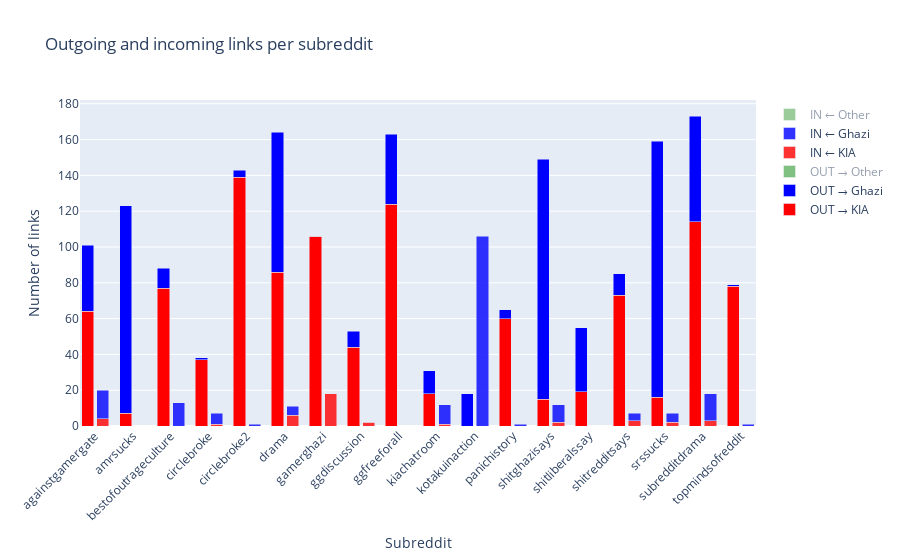

Notebook source saved alongside this figure:
### Markdown cell above
Let's see how these subreddits interact with our main actors

### Code cell
## BAR PLOT LINKS ##

plot_utils.plot_stacked_bar_chart(hl_data_cropped, html_output=True)

### Figure 1 — Plotly figure (JSON) as saved in the notebook; plotly's stock layout.template omitted (floating-point values rounded to 4 significant figures)
{"data": [{"marker": {"color": "red"}, "name": "OUT → KIA", "type": "bar", "x": [-0.2, 0.8, 1.8, 2.8, 3.8, 4.8, 5.8, 6.8, 7.8, 8.8, 9.8, 10.8, 11.8, 12.8, 13.8, 14.8, 15.8, 16.8], "y": [64, 7, 77, 37, 139, 86, 106, 44, 124, 18, 0, 60, 15, 19, 73, 16, 114, 78]}, {"marker": {"color": "blue"}, "name": "OUT → Ghazi", "type": "bar", "x": [-0.2, 0.8, 1.8, 2.8, 3.8, 4.8, 5.8, 6.8, 7.8, 8.8, 9.8, 10.8, 11.8, 12.8, 13.8, 14.8, 15.8, 16.8], "y": [37, 116, 11, 1, 4, 78, 0, 9, 39, 13, 18, 5, 134, 36, 12, 143, 59, 1]}, {"marker": {"color": "green"}, "name": "OUT → Other", "type": "bar", "visible": "legendonly", "x": [-0.2, 0.8, 1.8, 2.8, 3.8, 4.8, 5.8, 6.8, 7.8, 8.8, 9.8, 10.8, 11.8, 12.8, 13.8, 14.8, 15.8, 16.8], "y": [10, 26, 132, 35, 79, 377, 88, 9, 37, 2, 24, 13, 62, 127, 46, 361, 579, 41]}, {"marker": {"color": "red"}, "name": "IN ← KIA", "opacity": 0.8, "type": "bar", "x": [0.2, 1.2, 2.2, 3.2, 4.2, 5.2, 6.2, 7.2, 8.2, 9.2, 10.2, 11.2, 12.2, 13.2, 14.2, 15.2, 16.2, 17.2], "y": [4, 0, 0, 1, 0, 6, 18, 2, 0, 1, 0, 0, 2, 0, 3, 2, 3, 0]}, {"marker": {"color": "blue"}, "name": "IN ← Ghazi", "opacity": 0.8, "type": "bar", "x": [0.2, 1.2, 2.2, 3.2, 4.2, 5.2, 6.2, 7.2, 8.2, 9.2, 10.2, 11.2, 12.2, 13.2, 14.2, 15.2, 16.2, 17.2], "y": [16, 0, 13, 6, 1, 5, 0, 0, 0, 11, 106, 1, 10, 0, 4, 5, 15, 1]}, {"marker": {"color": "green"}, "name": "IN ← Other", "opacity": 0.8, "type": "bar", "visible": "legendonly", "x": [0.2, 1.2, 2.2, 3.2, 4.2, 5.2, 6.2, 7.2, 8.2, 9.2, 10.2, 11.2, 12.2, 13.2, 14.2, 15.2, 16.2, 17.2], "y": [61, 19, 103, 173, 122, 240, 698, 28, 65, 18, 971, 50, 10, 33, 298, 146, 488, 82]}], "layout": {"barmode": "stack", "title": {"text": "Outgoing and incoming links per subreddit"}, "xaxis": {"tickangle": -45, "tickmode": "array", "ticktext": ["againstgamergate", "amrsucks", "bestofoutrageculture", "circlebroke", "circlebroke2", "drama", "gamerghazi", "ggdiscussion", "ggfreeforall", "kiachatroom", "kotakuinaction", "panichistory", "shitghazisays", "shitliberalssay", "shitredditsays", "srssucks", "subredditdrama", "topmindsofreddit"], "tickvals": [0, 1, 2, 3, 4, 5, 6, 7, 8, 9, 10, 11, 12, 13, 14, 15, 16, 17], "title": {"text": "Subreddit"}}, "yaxis": {"title": {"text": "Number of links"}}}}
